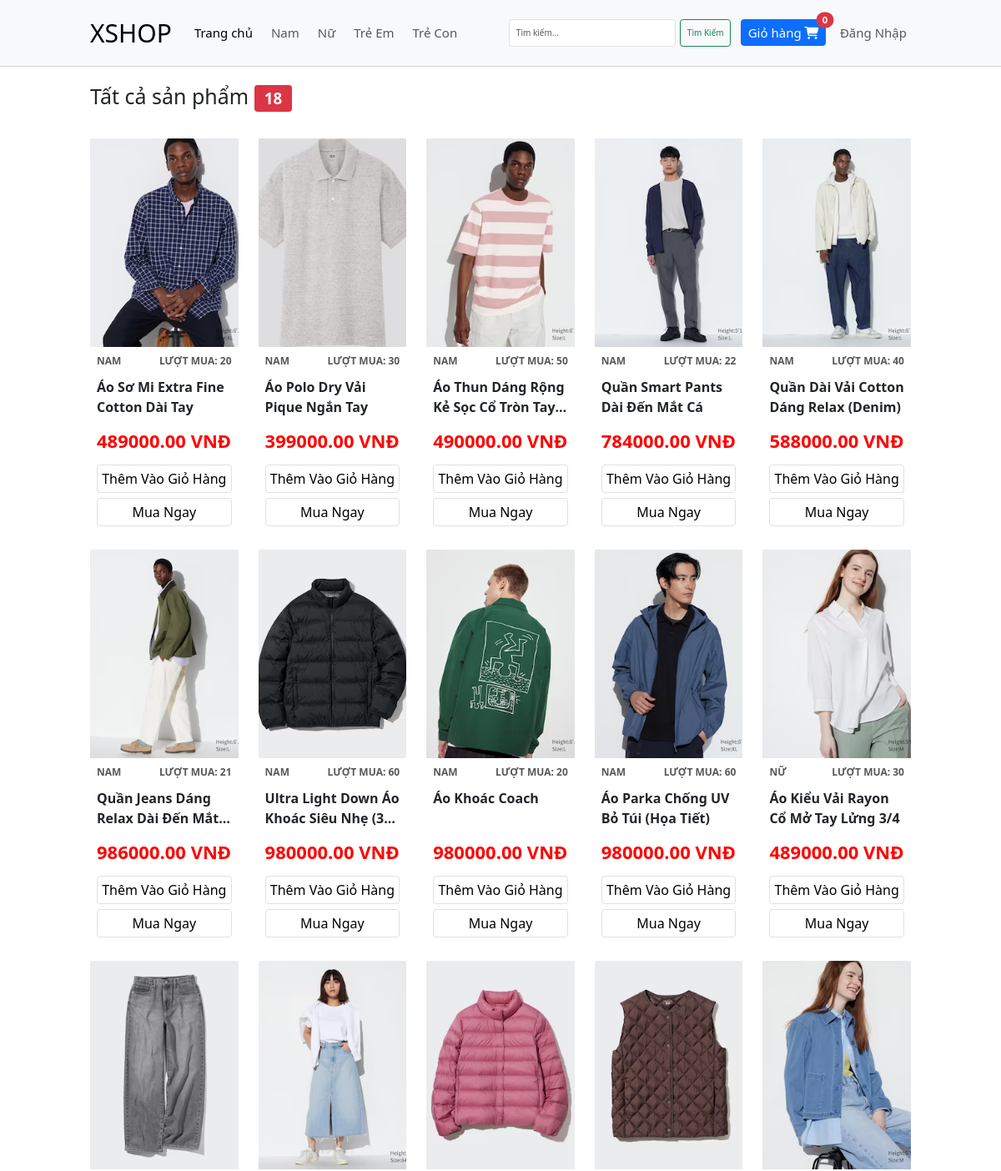
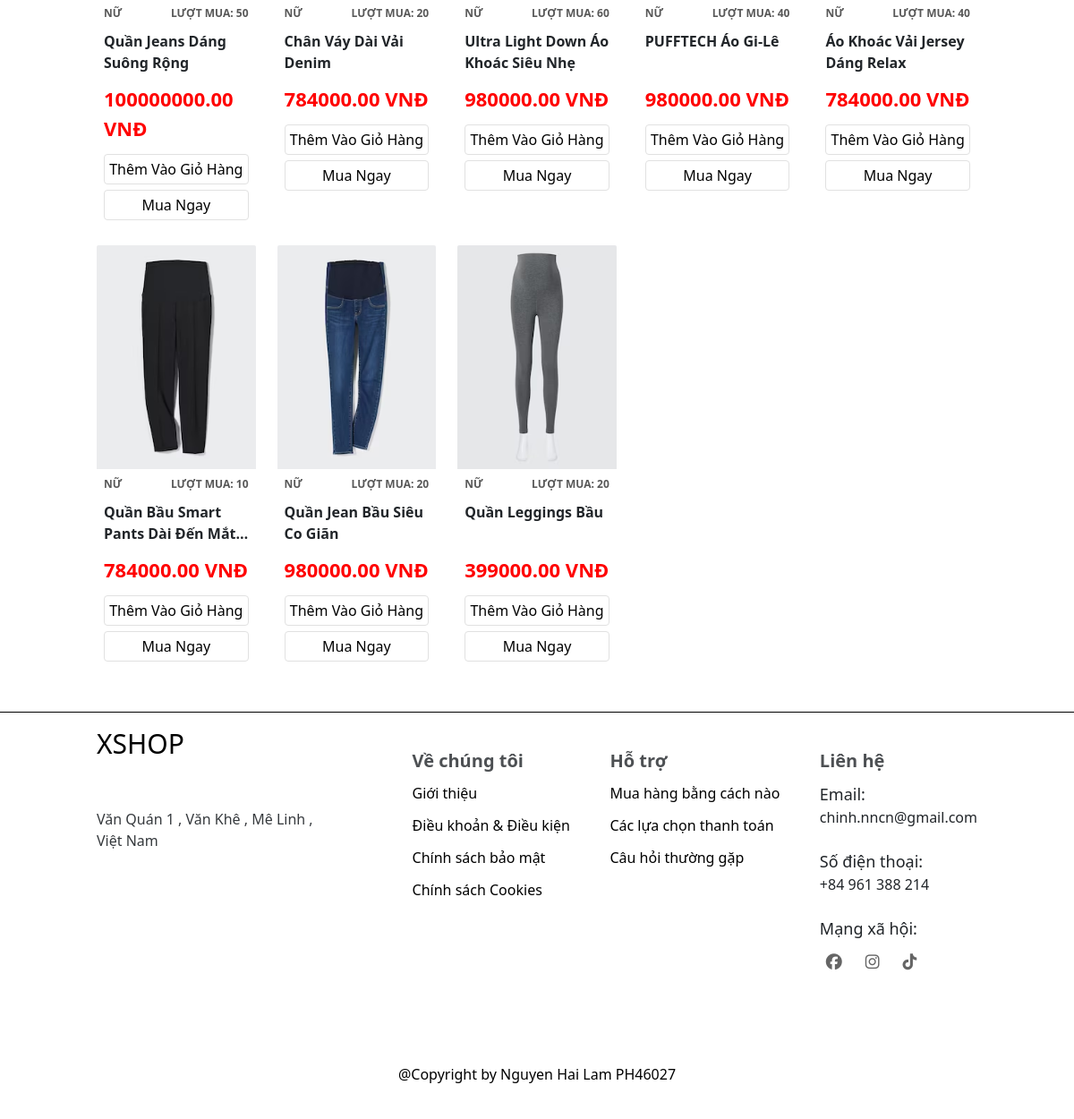
The page / on the database its author committed (2 pictures, top to bottom).
### tables this page shows
CREATE TABLE `loai` (
  `maLoai` int(11) NOT NULL,
  `tenLoai` varchar(255) NOT NULL
);

CREATE TABLE `san_pham` (
  `maSanPham` int(11) NOT NULL,
  `tenSanPham` varchar(255) NOT NULL,
  `gia` decimal(20,2) NOT NULL,
  `soLuong` int(11) NOT NULL,
  `anh` varchar(255) NOT NULL,
  `moTa` text NOT NULL,
  `luotMua` int(11) NOT NULL DEFAULT 0,
  `trangThai` bit(1) NOT NULL,
  `maDanhMuc` int(11) NOT NULL
);

### app/models/pdo.php (called while the page is built, shortened)
<?php
    function getConnect() {
        try {
            $connect = new PDO(
                "mysql:host=" . DB_HOST .
                ";dbname=" . DB_DATABASE .
                ";charset=" . DB_CHARSET,
                DB_USERNAME,
                DB_PASSWORD
            );
            $connect -> setAttribute(PDO::ATTR_ERRMODE, PDO::ERRMODE_EXCEPTION);
            return $connect;
        }
        catch(PDOException $e) {
            echo "Loi ket noi den database " . $e -> getMessage();
        }
    }
    function getData($sql, $getAll = true) {
        try {
            $connect = getConnect();
            $stmt = $connect -> prepare($sql);
            $stmt -> execute();
        }
        catch(PDOException $e) {
            echo "loi cau lenh: $sql";
        }
        finally {
            unset($connect);
        }
        if($getAll) {
            return $stmt -> fetchAll();
        }
        return $stmt -> fetch();
    }
?>

### app/models/LoaiModel.php (called while the page is built, shortened)
<?php
    require_once "pdo.php";
    function getAllLoai() {
        $sql = "SELECT * FROM loai ORDER BY maLoai";
        return getData($sql);
    }
?>

### app/controllers/HomeController.php (called while the page is built, shortened)
<?php
    require_once MODELS_URL . "LoaiModel.php";
    require_once MODELS_URL . "ProductsModel.php";
    function home() {
        $products = getShowAllProducts();
        include VIEWS_URL . "home/index.php";
    }
?>

### app/models/ProductsModel.php (called while the page is built, shortened)
<?php
    require_once "pdo.php";
    function getShowAllProducts() {
        $sql = "SELECT A.*, B.tenDanhMuc, C.tenLoai FROM san_pham A
                JOIN danh_muc B ON A.maDanhMuc = B.maDanhMuc
                JOIN loai C ON B.maLoai = C.maLoai
                WHERE A.trangThai = 1";
        return getData($sql);
    }
?>

### app/views/products/index.php (the view)
<?php if(isset($products)) : ?>
    <?php foreach($products as $product) : ?>
        <div class="col <?php echo $soCot ?>">
            <div class="product">
                <div class="product-img_wrap">
                    <div class="product-img" style="background-image: url('<?php echo IMAGES_URL . $product["anh"] ?>');"></div>
                </div>
                <div class="product-bottom">
                    <div class="product-features">
                        <p class="product-feature"><?php echo $product["tenLoai"]?></p>
                        <p class="product-feature">LƯỢT MUA: <?php echo $product["luotMua"]?></p>
                    </div>
                    <div class="product-title"><?php echo $product["tenSanPham"]?></div>
                    <div class="product-price"><?php echo $product["gia"]?> vnđ</div>
                    <div class="product-buttons">
                        <a href="#!" class="product-button product-button_add">Thêm Vào Giỏ Hàng</a>
                        <a href="?url=chitietsp&maSanPham=<?php echo $product["maSanPham"]?>" class="product-button">Mua Ngay</a>
                    </div>
                </div>
            </div>
        </div>
    <?php endforeach ?>
<?php endif ?>

### index.php (shortened to what this page needs)
<?php
    require "app/controllers/HomeController.php";
    $url = isset($_GET["url"]) ? $_GET["url"] : "/";
    switch($url) {
        case "/":
            include "includes/header.php";
            home();
            include "includes/footer.php";
            break;
    }
?>

### includes/header.php (shortened to what this page needs)
<?php
    require_once MODELS_URL . "LoaiModel.php";
    $listLoai = getAllLoai();
?>
<!DOCTYPE html>
<html lang="en">
<head>
    <link href="https://cdn.jsdelivr.net/npm/bootstrap@5.3.2/dist/css/bootstrap.min.css" rel="stylesheet">
    <link rel="stylesheet" href="https://cdnjs.cloudflare.com/ajax/libs/font-awesome/6.5.1/css/all.min.css" />
    <link rel="stylesheet" href="<?php echo CSS_URL ?>grid.css">
    <link rel="stylesheet" href="<?php echo CSS_URL ?>style.css">
</head>
<body>
    <div class="main">
        <div class="header">
            <nav class="navbar navbar-expand-lg bg-body-tertiary">
                <div class="container-fluid grid wide">
                    <a class="navbar-brand header-logo" href="?">XSHOP</a>
                    <div class="collapse navbar-collapse" id="navbarSupportedContent">
                        <ul class="navbar-nav me-auto mb-2 mb-lg-0">
                            <li class="nav-item">
                                <a class="nav-link active" aria-current="page" href="?">Trang chủ</a>
                            </li>
                            <?php foreach($listLoai as $loai) : ?>
                                <li class="nav-item">
                                    <a class="nav-link" href="?url=loc&maLoai=<?php echo $loai["maLoai"] ?>"><?php echo $loai["tenLoai"]?></a>
                                </li>
                            <?php endforeach ?>
                        </ul>
                        <div class="d-flex">
                            <form action="" method="get" class="d-flex" role="search">
                                <input
                                    class="form-control-custom form-control me-2"
                                    type="search"
                                    placeholder="Tìm kiếm..."
                                    aria-label="Search"
                                    name="keyword"
                                >
                                <button class="btn btn-outline-success" type="submit">Tìm Kiếm</button>
                            </form>
                            <form action="?url=giohang" method="post">
                                <button type="submit" class="btn btn-primary position-relative header-cart-btn nav-item">
                                    Giỏ hàng
                                    <i class="fa-solid fa-cart-shopping"></i>
                                    <span class="position-absolute top-0 start-100 translate-middle badge rounded-pill bg-danger">
                                    0
                                    </span>
                                </button>
                            </form>
                            <ul class="header-navbar-nav-custom navbar-nav me-auto mb-2 mb-lg-0">
                                <?php if(!isset($_COOKIE["maUser"]) || $user["quyen"] !== 0) :?>
                                    <li class="nav-item">
                                        <a class="nav-link" href="?url=dangnhap">Đăng Nhập</a>
                                    </li>
                                <?php endif ?>
                            </ul>
                        </div>
                    </div>
                </div>
            </nav>
        </div>

### app/views/home/index.php
<div class="body">
    <div class="grid wide">
        <h1>Tất cả sản phẩm <span class="badge bg-danger"><?php echo count($products)?></span></h1>
        <div class="products grid">
            <div class="row">
                <?php
                    $soCot = "l-2-4";
                    include VIEWS_URL . "products/index.php"
                ?>
            </div>
        </div>
    </div>
</div>

### includes/footer.php (shortened to what this page needs)
        <footer class="footer grid ">
            <div class="footer_content grid wide">
                <div class="footer_logo-wrap">
                    <a href="#" class="footer_logo">XSHOP</a>
                    <div class="footer_location">
                        Văn Quán 1 , Văn Khê , Mê Linh ,
                        <br>
                        Việt Nam
                    </div>
                </div>
                <div class="footer_items">
                    <div class="footer_item">
                        <h1 class="footer_item-title">Về chúng tôi</h1>
                        <a href="#!" class="footer_item-link">Giới thiệu</a>
                        <a href="#!" class="footer_item-link">Điều khoản & Điều kiện</a>
                        <a href="#!" class="footer_item-link">Chính sách bảo mật</a>
                        <a href="#!" class="footer_item-link">Chính sách Cookies</a>
                    </div>
                    <div class="footer_item">
                        <h1 class="footer_item-title">Hỗ trợ</h1>
                        <a href="#!" class="footer_item-link">Mua hàng bằng cách nào</a>
                        <a href="#!" class="footer_item-link">Các lựa chọn thanh toán</a>
                        <a href="#!" class="footer_item-link">Câu hỏi thường gặp</a>
                    </div>
                    <div class="footer_item">
                        <h1 class="footer_item-title">Liên hệ</h1>
                        <div class="footer_item-contact">
                            Email: <a href="mailto:chinh.nncn@gmail.com" class="footer_item-link">chinh.nncn@gmail.com</a>
                        </div>
                        <div class="footer_item-contact">
                            Số điện thoại: <a href="tel:0961388214" class="footer_item-link">+84 961 388 214</a>
                        </div>
                        <div class="footer_item-contact">
                            Mạng xã hội:
                            <div class="footer_item-socials">
                                <a href="https://www.facebook.com/lamkylangg2405/" class="footer_item-social">
                                    <i class="fa-brands fa-facebook"></i>
                                </a>
                                <a href="https://www.instagram.com/lamkylangg2405/" class="footer_item-social">
                                    <i class="fa-brands fa-instagram"></i>
                                </a>
                                <a href="https://www.tiktok.com/@lamnamday" class="footer_item-social">
                                    <i class="fa-brands fa-tiktok"></i>
                                </a>
                            </div>
                        </div>
                    </div>
                </div>
            </div>
            <div class="footer_end">@Copyright by Nguyen Hai Lam PH46027</div>
        </footer>
    </div>
</body>
</html>

### assets/css/grid.css (style rules this page uses)
.grid { width: 100%; display: block; padding: 0; }
.grid.wide { max-width: 1200px; margin: 0 auto; }
.row { display: flex; flex-wrap: wrap; margin-left: -4px; margin-right: -4px; }
.col { padding-left: 4px; padding-right: 4px; }
@media (min-width: 740px) { .row { margin-left: -8px; margin-right: -8px; } }
@media (min-width: 740px) { .col { padding-left: 8px; padding-right: 8px; } }
@media (min-width: 1113px) { .row { margin-left: -12px; margin-right: -12px; } }
@media (min-width: 1113px) { .col { padding-left: 12px; padding-right: 12px; } }
@media (min-width: 1113px) { .l-1, .l-2, .l-2-4, .l-3, .l-4, .l-5, .l-6, .l-7, .l-8, .l-9, .l-10, .l-11, .l-12 { display: block; } }
@media (min-width: 1113px) { .l-2-4 { flex: 0 0 20%; max-width: 20%; } }
@media (min-width: 1024px) and (max-width: 1239px) { .wide { width: 984px; } }
@media (min-width: 1024px) and (max-width: 1239px) { .wide .row { margin-left: -12px; margin-right: -12px; } }
@media (min-width: 1024px) and (max-width: 1239px) { .wide .col { padding-left: 12px; padding-right: 12px; } }
@media (min-width: 1024px) and (max-width: 1239px) { .wide .l-1, .wide .l-2, .wide .l-2-4, .wide .l-3, .wide .l-4, .wide .l-5, .wide .l-6, .wide .l-7, .wide .l-8, .wide .l-9, .wide .l-10, .wide .l-11, .wide .l-12 { display: block; } }
@media (min-width: 1024px) and (max-width: 1239px) { .wide .l-2-4 { flex: 0 0 20%; max-width: 20%; } }

### assets/css/style.css (style rules this page uses)
* { margin: 0; padding: 0; box-sizing: border-box; }
html { font-size: 62.5%; }
button, body { font-size: 1.6rem; }
:root { --primary-color: #f7f7f7; --active-color: #e1e1e1; --header-height: 80px; }
.header { height: var(--header-height); display: flex; align-items: center; position: fixed; top: 0; right: 0; left: 0; width: 100%; z-index: 99; border-bottom: 1px solid #d3d3d3; }
.navbar { flex: 1; height: 100%; }
.container-fluid { height: 100%; }
.header-logo { display: inline-block; font-size: 3rem; }
.form-control-custom { width: 200px; }
.nav-item { margin-left: 12px; font-size: 1.5rem; }
.body { padding-bottom: 40px; margin-top: calc(var(--header-height) + 20px); min-height: 600px; }
.products { margin-top: 20px; border-radius: 2px; }
.product { margin-top: 12px; }
.product-img_wrap { width: 100%; height: 250px; }
.product-img { border-top-right-radius: 2px; border-top-left-radius: 2px; height: 100%; background-size: cover; background-position: center; }
.product-bottom { padding: 0 8px 16px; }
.product-features { display: flex; justify-content: space-between; margin-top: 8px; color: #585858; font-weight: 650; font-size: 1.2rem; }
.product-feature { text-transform: uppercase; }
.product-title { height: 48px; font-size: 1.6rem; font-weight: 600; display: -webkit-box; -webkit-line-clamp: 2; -webkit-box-orient: vertical; overflow: hidden; text-transform: capitalize; }
.product-price { margin-top: 12px; font-size: 2.2rem; color: red; font-weight: 650; user-select: none; text-transform: uppercase; }
.product-buttons { margin-top: 12px; }
.product-button { border-radius: 4px; padding: 4px; display: block; text-decoration: none; color: #000; border: 1px solid var(--active-color); text-align: center; }
.product-button + .product-button { margin-top: 6px; }
.footer { padding-top: 12px; border-top: 1px solid #000; }
.footer_content { display: flex; }
.footer_logo-wrap { flex: 0.4; }
.footer_logo { display: block; text-decoration: none; font-size: 3rem; color: #000; }
.footer_location { margin-top: 50px; opacity: 0.9; }
.footer_items { display: flex; flex: 1; justify-content: space-between; margin: 30px 0 0 100px; }
.footer_item-title { font-size: 2rem; font-weight: 600; opacity: 0.8; }
.footer_item-contact, .footer_item-link { display: block; margin-top: 12px; }
.footer_item-contact .footer_item-link { color: var(--sub-color); margin-top: 0; }
.footer_item-link { text-decoration: none; font-size: 1.6rem; color: #000; }
.footer_item-contact { font-size: 1.8rem; }
.footer_item-contact + .footer_item-contact { margin-top: 24px; }
.footer_item-socials { margin-top: 8px; display: flex; }
.footer_item-social { display: block; text-decoration: none; padding: 2px 7px; border-radius: 50%; border: 2px solid var(--sub-color); opacity: 0.6; color: #000; position: relative; top: 0; transition: all linear 0.1s; }
.footer_item-social + .footer_item-social { margin-left: 12px; }
.footer_end { display: flex; align-items: center; user-select: none; margin-top: 60px; height: 100px; color: #000; border-top: 1px solid var(--sub-color); justify-content: center; }

### rows shown on the page
loai: tenLoai "Nam"
loai: tenLoai "Nữ"
loai: tenLoai "Trẻ Em"
loai: tenLoai "Trẻ Con"
san_pham: anh (picture), loai.tenLoai "NAM", luotMua "20", tenSanPham "Áo Sơ Mi Extra Fine Cotton Dài Tay", gia "489000.00"
san_pham: anh (picture), loai.tenLoai "NAM", luotMua "30", tenSanPham "Áo Polo Dry Vải Pique Ngắn Tay", gia "399000.00"
san_pham: anh (picture), loai.tenLoai "NAM", luotMua "50", tenSanPham "Áo Thun Dáng Rộng Kẻ Sọc Cổ Tròn…", gia "490000.00"
san_pham: anh (picture), loai.tenLoai "NAM", luotMua "22", tenSanPham "Quần Smart Pants Dài Đến Mắt Cá", gia "784000.00"
san_pham: anh (picture), loai.tenLoai "NAM", luotMua "40", tenSanPham "Quần Dài Vải Cotton Dáng Relax (Denim)", gia "588000.00"
san_pham: anh (picture), loai.tenLoai "NAM", luotMua "21", tenSanPham "Quần Jeans Dáng Relax Dài Đến…", gia "986000.00"
san_pham: anh (picture), loai.tenLoai "NAM", luotMua "60", tenSanPham "Ultra Light Down Áo Khoác Siêu Nhẹ…", gia "980000.00"
san_pham: anh (picture), loai.tenLoai "NAM", luotMua "20", tenSanPham "Áo Khoác Coach", gia "980000.00"
san_pham: anh (picture), loai.tenLoai "NAM", luotMua "60", tenSanPham "Áo Parka Chống UV Bỏ Túi (Họa Tiết)", gia "980000.00"
san_pham: anh (picture), loai.tenLoai "NỮ", luotMua "30", tenSanPham "Áo Kiểu Vải Rayon Cổ Mở Tay Lửng 3/4", gia "489000.00"
san_pham: anh (picture), loai.tenLoai "NỮ", luotMua "50", tenSanPham "Quần Jeans Dáng Suông Rộng", gia "100000000.00"
san_pham: anh (picture), loai.tenLoai "NỮ", luotMua "20", tenSanPham "Chân Váy Dài Vải Denim", gia "784000.00"
san_pham: anh (picture), loai.tenLoai "NỮ", luotMua "60", tenSanPham "Ultra Light Down Áo Khoác Siêu Nhẹ", gia "980000.00"
san_pham: anh (picture), loai.tenLoai "NỮ", luotMua "40", tenSanPham "PUFFTECH Áo Gi-Lê", gia "980000.00"
san_pham: anh (picture), loai.tenLoai "NỮ", luotMua "40", tenSanPham "Áo Khoác Vải Jersey Dáng Relax", gia "784000.00"
san_pham: anh (picture), loai.tenLoai "NỮ", luotMua "10", tenSanPham "Quần Bầu Smart Pants Dài Đến…", gia "784000.00"
san_pham: anh (picture), loai.tenLoai "NỮ", luotMua "20", tenSanPham "Quần Jean Bầu Siêu Co Giãn", gia "980000.00"
san_pham: anh (picture), loai.tenLoai "NỮ", luotMua "20", tenSanPham "Quần Leggings Bầu", gia "399000.00"

### other values the page prints
count($products) "18"
